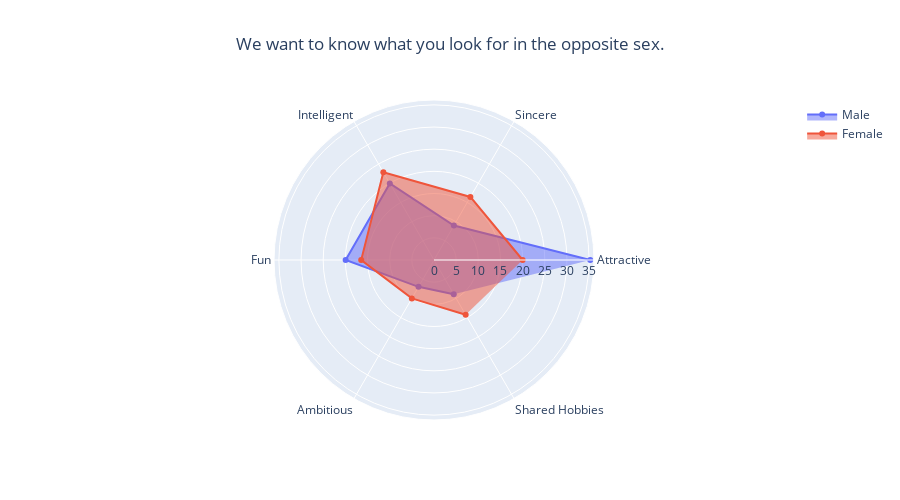
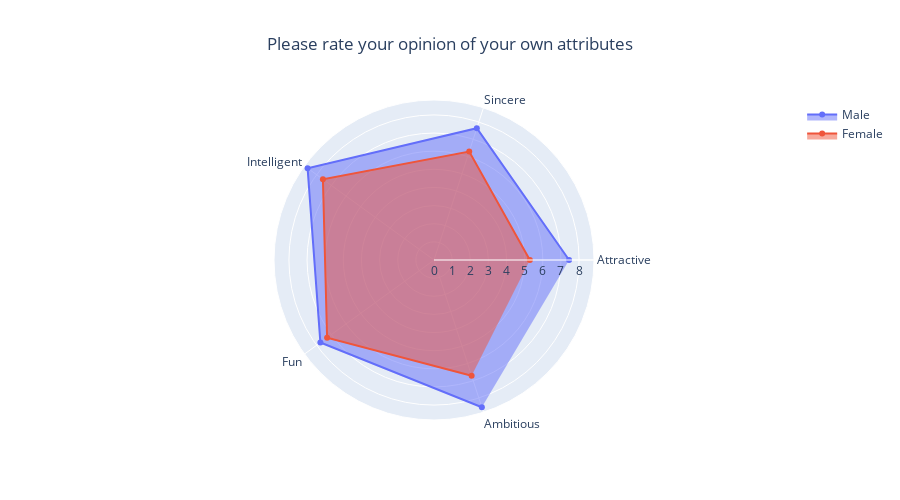

Notebook code cell kept with these figures, in order:
### Code cell
for question in [followup2Q1,followup2Q5]:

    categories = ["Attractive","Sincere","Intelligent","Fun","Ambitious","Shared Hobbies"]
    categories = categories[:(len(question)-1)]

    male = [ str(f'{x}_x') for x in question[0:-1] ]
    femal = [ str(f'{x}_y') for x in question[0:-1] ]

    fig = go.Figure()

    fig.add_trace(go.Scatterpolar(
        r=dataset[male].mean().to_list(),
        theta=categories,
        fill='toself',
        name='Male'
    ))
    fig.add_trace(go.Scatterpolar(
        r=dataset[femal].mean().to_list(),
        theta=categories,
        fill='toself',
        name='Female'
    ))

    fig.update_layout(
        polar=dict(
            radialaxis=dict(
                visible=True
            )),
        title = go.layout.Title(text = question[-1], x = 0.5), 
        showlegend = True, autosize=False, height=500)

    fig.show()

### Figure 1 — Plotly figure (JSON) as saved in the notebook; plotly's stock layout.template omitted (floating-point values rounded to 4 significant figures)
{"data": [{"fill": "toself", "name": "Male", "r": [35.26, 8.974, 19.94, 19.94, 6.987, 8.91], "theta": ["Attractive", "Sincere", "Intelligent", "Fun", "Ambitious", "Shared Hobbies"], "type": "scatterpolar"}, {"fill": "toself", "name": "Female", "r": [20, 16.43, 22.86, 16.43, 10, 14.29], "theta": ["Attractive", "Sincere", "Intelligent", "Fun", "Ambitious", "Shared Hobbies"], "type": "scatterpolar"}], "layout": {"autosize": false, "height": 500, "polar": {"radialaxis": {"visible": true}}, "showlegend": true, "title": {"text": "We want to know what you look for in the opposite sex. ", "x": 0.5}}}

### Figure 2 — Plotly figure (JSON) as saved in the notebook; plotly's stock layout.template omitted (floating-point values rounded to 4 significant figures)
{"data": [{"fill": "toself", "name": "Male", "r": [7.449, 7.641, 8.615, 7.744, 8.538], "theta": ["Attractive", "Sincere", "Intelligent", "Fun", "Ambitious"], "type": "scatterpolar"}, {"fill": "toself", "name": "Female", "r": [5.286, 6.286, 7.571, 7.286, 6.714], "theta": ["Attractive", "Sincere", "Intelligent", "Fun", "Ambitious"], "type": "scatterpolar"}], "layout": {"autosize": false, "height": 500, "polar": {"radialaxis": {"visible": true}}, "showlegend": true, "title": {"text": "Please rate your opinion of your own attributes", "x": 0.5}}}
